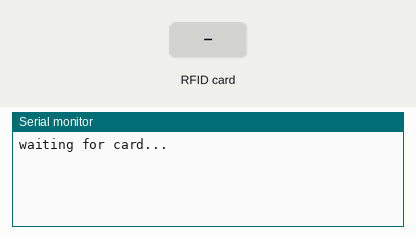
The sketch below on a simulated Arduino Uno, built with avr-gcc and run on an emulated ATmega328P. Parts: the last lines printed to the serial monitor. The test bench sets the inputs (shaded band).

Above: at 1.2 s.
1.3 s: RFID card 2D 32 3F 7A held to the reader
At 2.9 s:
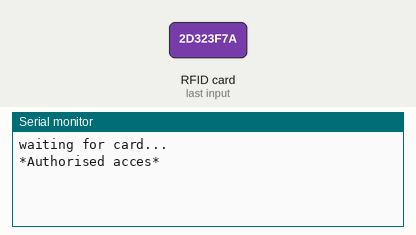
3.3 s: RFID card 5E 7A 19 C4 held to the reader
At 4.7 s:
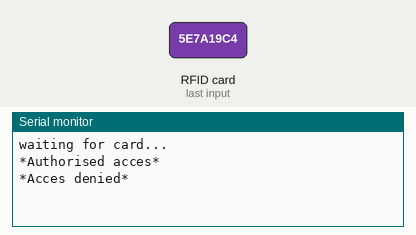

The sketch:

rfid_read_tag.ino
```cpp
#include "SPI.h"
#include "MFRC522.h"

#define SS_PIN 10
#define RST_PIN 9


MFRC522 rfid(SS_PIN, RST_PIN);

MFRC522::MIFARE_Key key;

void setup() {
  // put your setup code here, to run once:
  Serial.begin(9600);
  SPI.begin();
  rfid.PCD_Init();

  Serial.println("waiting for card...");
}
void loop() {
  // put your main code here, to run repeatedly:
  if (!rfid.PICC_IsNewCardPresent() || !rfid.PICC_ReadCardSerial())
    return;

  // Serial.print(F("PICC type: "));
  MFRC522::PICC_Type piccType = rfid.PICC_GetType(rfid.uid.sak);
  // Serial.println(rfid.PICC_GetTypeName(piccType));

  // Check is the PICC of Classic MIFARE type
  if (piccType != MFRC522::PICC_TYPE_MIFARE_MINI &&
      piccType != MFRC522::PICC_TYPE_MIFARE_1K &&
      piccType != MFRC522::PICC_TYPE_MIFARE_4K) {
    Serial.println(F("Your tag is not of type MIFARE Classic."));
    return;
  }
  String strID = "";
  for (byte i = 0; i < 4; i++) {
    strID +=
      (rfid.uid.uidByte[i] < 0x10 ? "0" : "") +
      String(rfid.uid.uidByte[i], HEX) +
      (i != 3 ? ":" : "");
  }
  strID.toUpperCase();
  //Serial.print("Tap card key: ");
  //Serial.println(strID);
  delay(500);

  if (strID.indexOf("2D:32:3F:7A") >= 0) {  //put your own tap card key;   put your own rfid code of the tag in " C6:05:DA:2B "


    Serial.println("*Authorised acces*");

  }
  else
  {

    Serial.println("*Acces denied*");

  }

}
```

Measured:
- after the input at 1.3 s, the serial monitor: prints a new line after 0.51 s (image 1)
- after the input at 3.3 s, the serial monitor: prints a new line after 0.51 s (image 2)
